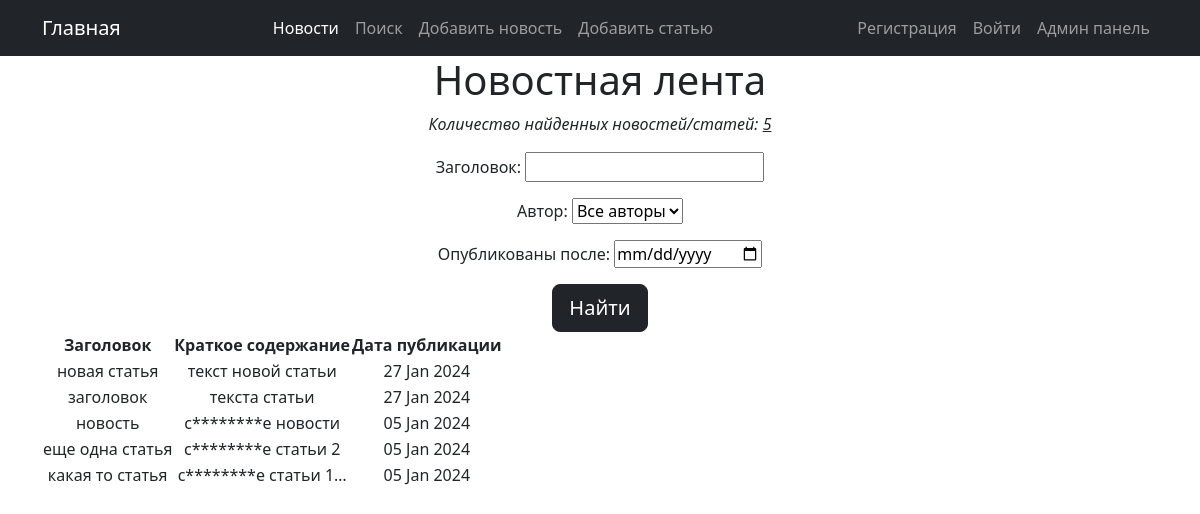
The app's page /news/search/ with its own data.
### news/models.py (models this page shows, shortened)
class Post(models.Model):
    author = models.ForeignKey(Author, on_delete=models.CASCADE, related_name='posts')
    post_type = models.CharField(max_length=2,
                                 choices=POST_TYPES,
                                 default=news)
    datetime_post = models.DateTimeField(auto_now_add=True)
    category = models.ManyToManyField(Category, through='PostCategory')
    title = models.CharField(max_length=200)
    text = models.TextField()
    rating = models.IntegerField(default=0)

### news/views.py (the view)
# urls.py: path('search/', PostsSearchList.as_view(), name='post_search'),
class PostsSearchList(ListView):
    model = Post
    ordering = '-datetime_post'
    template_name = 'search.html'
    context_object_name = 'news'
    paginate_by = 5
    def get_queryset(self):
        queryset = super().get_queryset()
        self.filterset = PostFilter(self.request.GET, queryset)
        return self.filterset.qs
    def get_context_data(self, **kwargs):
        context = super().get_context_data(**kwargs)
        context['filter'] = self.filterset
        return context

### news/models.py (called while the page is built)
    def __str__(self):
        return self.user.username

### news/templatetags/custom_filters.py (called while the page is built)
def clear_str(word: str) -> str:
    new_word = map(lambda x: x if x not in punctuation else "", word)
    result = ''.join(new_word)
    return result.lower()

@register.filter()
def censor(text_in):
    words_list = text_in.split()
    if isinstance(text_in, str):
        for word in words_list:
            if clear_str(word) in censor_list:
                text_in = text_in.replace(word[1:], '*' * (len(word) - 2) + word[-1])
    return text_in

### templates/search.html (shortened to what this page needs)
{% extends 'flatpages/default.html' %}
{% load custom_filters %}
{% block content %}
    <h1>Новостная лента</h1>
    {% if news %}
        <p><i>Количество найденных новостей/статей: <u>{{ page_obj.paginator.count }}</u></i></p>
        <form method="GET">
            {{ filter.form.as_p }}
            <input class="btn btn-lg btn-dark" type="submit" value="Найти">
        </form>
        <table>
            <tr>
                <th>Заголовок</th>
                <th>Краткое содержание</th>
                <th>Дата публикации</th>
            </tr>
            {% for post in news %}
            <tr>
                <td>
                    {% if post.post_type == "NE" %}
                        <a class="nav-link" href="/news/{{ post.id }}">{{ post.title|censor }}</a>
                    {% else %}
                        <a class="nav-link" href="/article/{{ post.id }}">{{ post.title|censor }}</a>
                    {% endif %}
                </td>
                <td>{{ post.text|censor|truncatechars:20 }}</td>
                <td align="center">{{ post.datetime_post|date:'d M Y' }}</td>
             </tr>
            {% endfor %}
        </table>
    {% else %}
        <h2>Новостей/Статей нет!</h2>
    {% endif %}
{% endblock content %}

### templates/flatpages/default.html (shortened to what this page needs)
<!DOCTYPE html>
<html lang="en">
    <head>
        {% load static %}
        <link href="{% static 'css/styles.css' %}" rel="stylesheet" />
    </head>
    <body>
        <nav class="navbar navbar-expand-lg navbar-dark bg-dark static-top">
            <div class="container">
                <a class="navbar-brand" href="/home/">Главная</a>
                <div class="collapse navbar-collapse" id="navbarSupportedContent">
                    <ul class="navbar-nav ms-auto mb-2 mb-lg-0">
                        <li class="nav-item">
                            <a class="nav-link active" aria-current="page" href="/news/">Новости</a>
                        </li>
                        <li class="nav-item">
                            <a class="nav-link" href="/news/search/">Поиск</a>
                        </li>
                        <li class="nav-item">
                            <a class="nav-link" href="/news/create/">Добавить новость</a>
                        </li>
                        <li class="nav-item">
                            <a class="nav-link" href="/article/create/">Добавить статью</a>
                        </li>
                    </ul>
                </div>
                <div class="collapse navbar-collapse">
                    <ul class="navbar-nav ms-auto mb-2 mb-lg-0">
                        <li class="nav-item">
                            {% if user.is_authenticated %}
                                <a class="nav-link" href="{% url 'profile' %}">Профиль</a>
                            {% else %}
                                <a class="nav-link" href="{% url 'account_signup' %}">Регистрация</a>
                            {% endif %}
                        </li>
                        <li class="nav-item">
                            {% if user.is_authenticated %}
                                <a class="nav-link" href="{% url 'account_logout' %}">Выйти</a>
                            {% else %}
                                <a class="nav-link" href="{% url 'account_login' %}">Войти</a>
                            {% endif %}
                        </li>
                        <li class="nav-item">
                            <a class="nav-link" href="/admin/">Админ панель</a>
                        </li>
                    </ul>
                </div>
            </div>
        </nav>
        <div class="container">
            <div class="row">
                <div class="col-lg-12 text-center">
                    {% block content %}{% endblock content %}
                </div>
            </div>
        </div>
    </body>
</html>

### templates/flatpages/paginate.html (shortened to what this page needs)
{% load custom_tags %}

### records on screen
Post: title|censor "новая статья", text|censor "текст новой статьи", datetime_post "27 Jan 2024"
Post: title|censor "заголовок", text|censor "текста статьи", datetime_post "27 Jan 2024"
Post: title|censor "новость", text|censor "с********е новости", datetime_post "05 Jan 2024"
Post: title|censor "еще одна статья", text|censor "с********е статьи 2", datetime_post "05 Jan 2024"
Post: title|censor "какая то статья", text|censor "с********е статьи 1…", datetime_post "05 Jan 2024"

### other values on screen
{{ page_obj.paginator.count }} "5"
